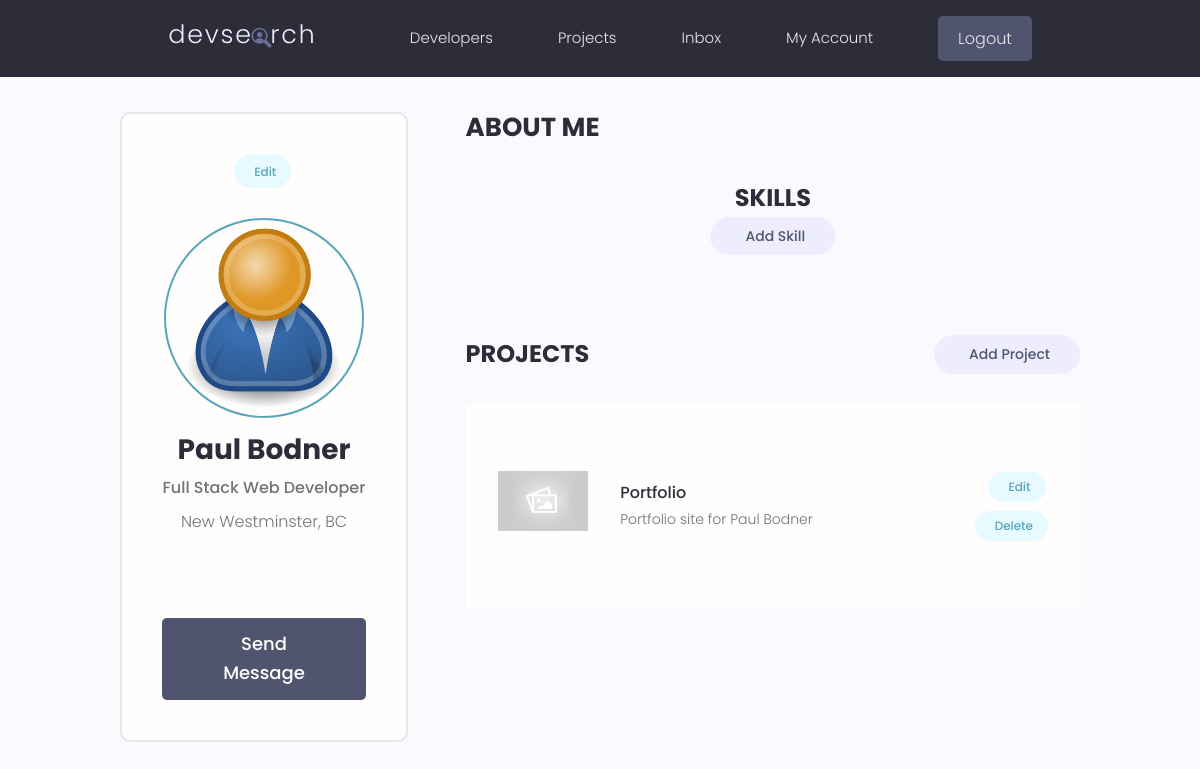
Before: /account/ (signed in) with the older database file.
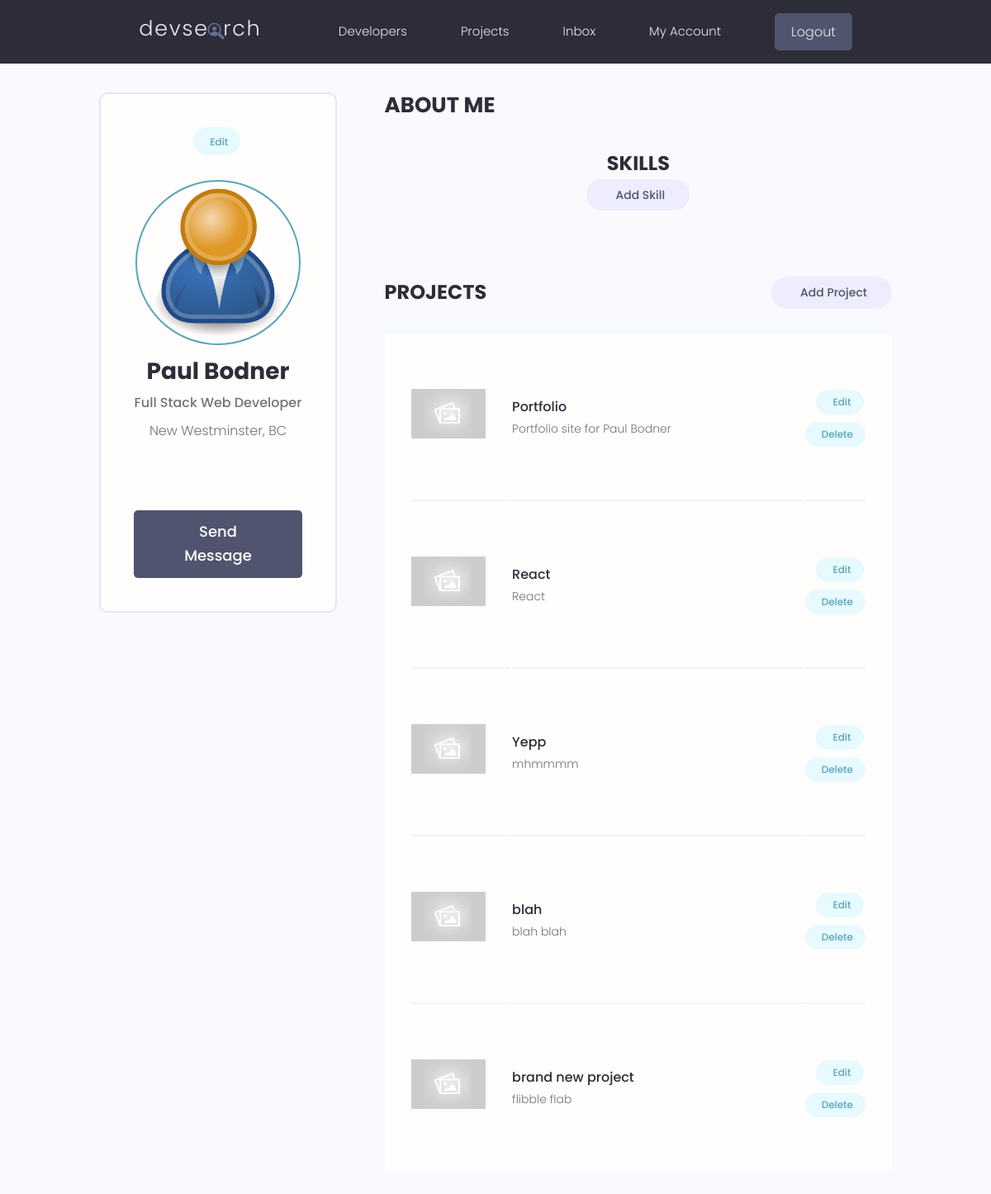
After: the same page with the newer database file.
### projects/models.py (models this page shows, shortened)
class Project(models.Model):
  owner = models.ForeignKey(Profile, null=True, blank=True, on_delete=models.SET_NULL)
  title = models.CharField(max_length=200)
  description = models.TextField(null=True, blank=True)
  featured_image = models.ImageField(null=True, blank=True, default='default.jpg')
  demo_link = models.CharField(max_length=2000, null=True, blank=True)
  source_link = models.CharField(max_length=2000, null=True, blank=True)
  tags = models.ManyToManyField('Tag', blank=True)
  vote_total = models.IntegerField(default=0, null=True, blank=True)
  vote_ratio = models.IntegerField(default=0, null=True, blank=True)
  created = models.DateTimeField(auto_now_add=True)
  id = models.UUIDField(default=uuid.uuid4, unique=True, primary_key=True, editable=False)
  class Meta:
    ordering = ['-vote_ratio', '-vote_total', 'title']

### users/views.py (the view)
# urls.py: path('account/', views.userAccount, name='account'),
@login_required(login_url="login")
def userAccount(request):
  profile = request.user.profile
  profile.getProjectData
  context = {
    'profile': profile
    }
  return render(request, 'users/account.html', context)

### users/models.py (called while the page is built)
  @property
  def getProjectData(self):
    projects = self.project_set.all()
    totalVotes = 0
    projectCount = 0
    for project in projects:
      totalVotes += project.vote_total
      projectCount += 1
    self.review_count = totalVotes
    self.project_count= projectCount
    self.save()

### users/templates/users/account.html (shortened to what this page needs)
{% extends 'main.html' %}
{% block content %}
<main class="settingsPage profile my-md">
  <div class="container">
    <div class="layout">
      <div class="column column--1of3">
        <div class="card text-center">
          <div class="card__body dev">
            <a class="tag tag--pill tag--main settings__btn" href="{% url 'edit-account' %}"> Edit</a>
            <img class="avatar avatar--xl dev__avatar" src="{{ profile.profile_image.url }}" />
            <h2 class="dev__name">{{ profile.name }}</h2>
            <p class="dev__title">{{ profile.short_intro }}</p>
            <p class="dev__location">{{ profile.location }}</p>
            <ul class="dev__social">
            </ul>
            <a href="#" class="btn btn--sub btn--lg">Send Message </a>
          </div>
        </div>
      </div>
      <div class="column column--2of3">
        <div class="devInfo">
          <h3 class="devInfo__title">About Me</h3>
        </div>
        <div id="skill-form"   class="settings">
          <h3 class="settings__title">Skills</h3>
          {% if  page == 'add-skill' or page == 'edit-skill' %}
            {% if page == 'add-skill' %}
            <form action="{% url 'add-skill' %}" method="POST">
            {% else %}
            <form action="{% url 'edit-skill' skill.id %}" method="POST">
            {% endif %}
            {% csrf_token %}
            {% for field in skill_form %}
            <div id="skill-field" class="form__field">
              <label for="formInput#text">{{ field.label }} </label>
              {{ field }}
            </div>
            {% endfor %}
            <a class="btn btn--sub btn--md  my-md" href="{% url 'account' %}">Cancel</a>
            <input class="btn btn--sub btn--md  my-md" type="submit" value="Submit">
          </form>
          {% else %}
          <a class="tag tag--pill tag--sub settings__btn tag--lg" href="{% url 'add-skill' %}"> Add Skill</a>
          {% endif %}
        </div>
        <div class="settings">
          <h3 class="settings__title">Projects</h3>
          <a class="tag tag--pill tag--sub settings__btn tag--lg" href="{% url 'create-project' %}"> Add Project</a>
        </div>
        <table class="settings__table">
          {% for project in profile.project_set.all %}
          <tr>
            <td class="settings__thumbnail">
              <a href="{% url 'project' project.id %}"><img src="{{ project.featured_image.url }}" alt="Project Thumbnail" /></a>
            </td>
            <td class="settings__tableInfo">
              <a href="{% url 'project' project.id %}">{{ project.title }}</a>
              <p>
                {{ project.description|slice:"150" }}
              </p>
            </td>
            <td class="settings__tableActions">
              <a class="tag tag--pill tag--main settings__btn" href="{% url 'update-project' project.id %}"> Edit</a>
              <a class="tag tag--pill tag--main settings__btn" href="{% url 'delete-project' project.id %}">
                Delete</a>
            </td>
          </tr>
          {% endfor %}
        </table>
      </div>
    </div>
  </div>
</main>
{% endblock content %}

Changed rows visible on the page:
added Project: featured_image (placeholder picture), title "React", description "React"
added Project: featured_image (placeholder picture), title "Yepp", description "mhmmmm"
added Project: featured_image (placeholder picture), title "blah", description "blah blah"
added Project: featured_image (placeholder picture), title "brand new project", description "flibble flab"
